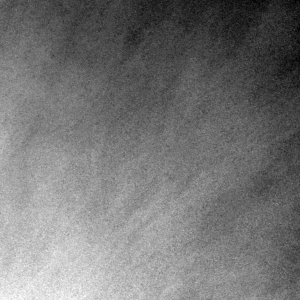
#> input picture Testing/Data/sa052483.tif, 300 x 300 px
$ python image2h.py ../Testing/Data/sa052483.tif out.png ../Testing/Data/sa052483.tif
#> lines starting #> are read from the running program, lines starting #| are printed output that depends on the picture
#Convert input image file to C array of bytes that can be
#used to initialize vtkImageData.
#Requires PIL / Pillow module.

from __future__ import print_function

import os
import sys
from PIL import Image

if __name__ == '__main__':
  if len(sys.argv) < 3:
    print()
    print('Create .h file with data from image')
    print('Usage: python  inputfile  outputfile  [variable_name]')
    print()
    sys.exit(-1)

#Load input image(file)
  image_filename = sys.argv[1]
  input_image = Image.open(image_filename)
#> input_image is the input picture: PIL image 300x300 I; min 296, max 334, mean 313.5
#Flip image to match VTK orientation
  im = input_image.transpose(Image.FLIP_TOP_BOTTOM)
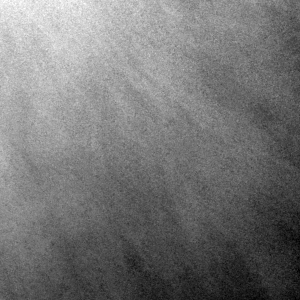
#> im: PIL image 300x300 I; min 296, max 334, mean 313.5; drawn with min black and max white
  print('mode', im.mode, ', bands', im.getbands())
#| mode I , bands ('I',)
  format_list = ['%3d'] * len(im.getbands())
#> format_list = ['%3d']
  format_string = ', '.join(format_list)
  print('format_string', format_string)
#| format_string %3d

  output_filename = sys.argv[2]

  var_name = None
  if len(sys.argv) > 3:
    var_name = sys.argv[3]
  else:
#Generate from output file name
    basename = os.path.basename(output_filename)
    root, ext = os.path.splitext(basename)
    var_name = root

#Initialize output file
  with open(output_filename, 'w') as out:
    out.write('const unsigned char %s[] = {\n' % var_name)

    iter = im.getdata()
    last_index = len(iter) - 1
#> last_index = 89999
    for i, pixel in enumerate(iter):
      out.write('  ')
      out.write(format_string % pixel)
      if i < last_index:
        out.write(',')
      out.write('\n')
#> this loop made 90000 passes
#> pixel on passes 1 to 3: 331, 332, 333
    out.write('};\n')
    print('Wrote', output_filename)
